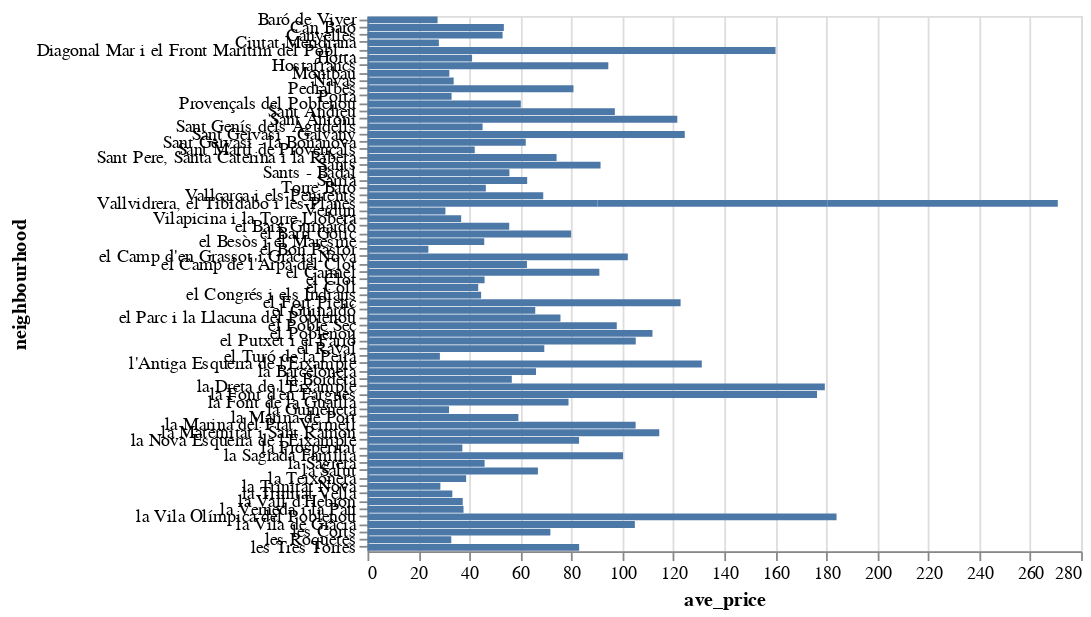

Specify this chart in Vega-Lite:
### Vega-Lite specification from a JSON file in a GitHub repository (floating-point values rounded to 4 significant figures)
{"config": {"view": {"width": 400, "height": 300}}, "data": {"name": "data-d6e5d9a84e03d0e30a221a07970c7f20"}, "mark": "bar", "encoding": {"tooltip": [{"type": "nominal", "field": "neighbourhood"}, {"type": "quantitative", "field": "ave_price"}, {"type": "quantitative", "field": "ave_polarity"}, {"type": "quantitative", "field": "count"}], "x": {"type": "quantitative", "field": "ave_price"}, "y": {"type": "nominal", "field": "neighbourhood"}}, "$schema": "https://vega.github.io/schema/vega-lite/v2.6.0.json", "datasets": {"data-d6e5d9a84e03d0e30a221a07970c7f20": [{"neighbourhood": "el Raval", "ave_price": 69.37, "ave_polarity": 0.2809, "count": 1085}, {"neighbourhood": "el Barri Gòtic", "ave_price": 79.89, "ave_polarity": 0.2993, "count": 855}, {"neighbourhood": "la Dreta de l'Eixample", "ave_price": 179.4, "ave_polarity": 0.3157, "count": 1555}, {"neighbourhood": "l'Antiga Esquerra de l'Eixample", "ave_price": 131.2, "ave_polarity": 0.2885, "count": 775}, {"neighbourhood": "la Nova Esquerra de l'Eixample", "ave_price": 83.01, "ave_polarity": 0.2622, "count": 605}, {"neighbourhood": "la Barceloneta", "ave_price": 66.12, "ave_polarity": 0.3302, "count": 249}, {"neighbourhood": "Sant Pere, Santa Caterina i la Ribera", "ave_price": 74.19, "ave_polarity": 0.3217, "count": 747}, {"neighbourhood": "el Fort Pienc", "ave_price": 122.9, "ave_polarity": 0.2768, "count": 415}, {"neighbourhood": "la Sagrada Família", "ave_price": 100.2, "ave_polarity": 0.2773, "count": 804}, {"neighbourhood": "Sant Antoni", "ave_price": 121.6, "ave_polarity": 0.2966, "count": 749}, {"neighbourhood": "el Poble Sec", "ave_price": 97.81, "ave_polarity": 0.2911, "count": 781}, {"neighbourhood": "la Marina de Port", "ave_price": 59.2, "ave_polarity": 0.3221, "count": 54}, {"neighbourhood": "el Clot", "ave_price": 45.94, "ave_polarity": 0.2422, "count": 124}, {"neighbourhood": "la Marina del Prat Vermell", "ave_price": 105.2, "ave_polarity": 0.2983, "count": 10}, {"neighbourhood": "la Font de la Guatlla", "ave_price": 78.87, "ave_polarity": 0.2677, "count": 95}, {"neighbourhood": "Hostafrancs", "ave_price": 94.49, "ave_polarity": 0.2656, "count": 204}, {"neighbourhood": "la Bordeta", "ave_price": 56.63, "ave_polarity": 0.2242, "count": 91}, {"neighbourhood": "Sants - Badal", "ave_price": 55.68, "ave_polarity": 0.2335, "count": 130}, {"neighbourhood": "Sants", "ave_price": 91.44, "ave_polarity": 0.2436, "count": 275}, {"neighbourhood": "les Corts", "ave_price": 71.75, "ave_polarity": 0.2382, "count": 167}, {"neighbourhood": "la Maternitat i Sant Ramon", "ave_price": 114.5, "ave_polarity": 0.22, "count": 106}, {"neighbourhood": "el Baix Guinardó", "ave_price": 55.61, "ave_polarity": 0.2403, "count": 99}, {"neighbourhood": "Pedralbes", "ave_price": 80.81, "ave_polarity": 0.2675, "count": 16}, {"neighbourhood": "Vallvidrera, el Tibidabo i les Planes", "ave_price": 90.29, "ave_polarity": 0.3418, "count": 14}, {"neighbourhood": "Vallvidrera, el Tibidabo i les Planes", "ave_price": 90.29, "ave_polarity": 0.3418, "count": 14}, {"neighbourhood": "Vallvidrera, el Tibidabo i les Planes", "ave_price": 90.29, "ave_polarity": 0.3418, "count": 14}, {"neighbourhood": "Sarrià", "ave_price": 62.65, "ave_polarity": 0.2645, "count": 23}, {"neighbourhood": "el Parc i la Llacuna del Poblenou", "ave_price": 75.71, "ave_polarity": 0.2794, "count": 191}, {"neighbourhood": "les Tres Torres", "ave_price": 83.04, "ave_polarity": 0.235, "count": 23}, {"neighbourhood": "Sant Gervasi - Galvany", "ave_price": 124.5, "ave_polarity": 0.287, "count": 238}, {"neighbourhood": "la Salut", "ave_price": 66.87, "ave_polarity": 0.237, "count": 75}, {"neighbourhood": "Sant Gervasi - la Bonanova", "ave_price": 62.1, "ave_polarity": 0.2229, "count": 30}, {"neighbourhood": "la Vila Olímpica del Poblenou", "ave_price": 184.0, "ave_polarity": 0.3063, "count": 155}, {"neighbourhood": "el Putxet i el Farró", "ave_price": 105.2, "ave_polarity": 0.2516, "count": 154}, {"neighbourhood": "el Coll", "ave_price": 43.45, "ave_polarity": 0.2463, "count": 29}, {"neighbourhood": "Vallcarca i els Penitents", "ave_price": 68.96, "ave_polarity": 0.2655, "count": 74}, {"neighbourhood": "la Vila de Gràcia", "ave_price": 104.9, "ave_polarity": 0.2906, "count": 769}, {"neighbourhood": "el Camp d'en Grassot i Gràcia Nova", "ave_price": 102.1, "ave_polarity": 0.2558, "count": 250}, {"neighbourhood": "Can Baró", "ave_price": 53.5, "ave_polarity": 0.2222, "count": 38}, {"neighbourhood": "el Guinardó", "ave_price": 65.82, "ave_polarity": 0.2389, "count": 124}, {"neighbourhood": "la Font d'en Fargues", "ave_price": 176.4, "ave_polarity": 0.2439, "count": 8}, {"neighbourhood": "la Teixonera", "ave_price": 38.7, "ave_polarity": 0.2232, "count": 20}, {"neighbourhood": "Sant Genís dels Agudells", "ave_price": 45.15, "ave_polarity": 0.2237, "count": 13}, {"neighbourhood": "Montbau", "ave_price": 32.1, "ave_polarity": 0.2079, "count": 10}, {"neighbourhood": "Baró de Viver", "ave_price": 27.5, "ave_polarity": 0.3617, "count": 2}, {"neighbourhood": "el Carmel", "ave_price": 90.97, "ave_polarity": 0.2241, "count": 75}, {"neighbourhood": "la Vall d'Hebron", "ave_price": 37.36, "ave_polarity": 0.2257, "count": 11}, {"neighbourhood": "Vilapicina i la Torre Llobeta", "ave_price": 36.76, "ave_polarity": 0.2114, "count": 41}, {"neighbourhood": "Porta", "ave_price": 33.0, "ave_polarity": 0.2588, "count": 23}, {"neighbourhood": "el Turó de la Peira", "ave_price": 28.4, "ave_polarity": 0.3457, "count": 10}, {"neighbourhood": "el Poblenou", "ave_price": 111.8, "ave_polarity": 0.3095, "count": 335}, {"neighbourhood": "Horta", "ave_price": 41.03, "ave_polarity": 0.2277, "count": 29}, {"neighbourhood": "la Guineueta", "ave_price": 32.0, "ave_polarity": 0.2073, "count": 6}, {"neighbourhood": "Canyelles", "ave_price": 53.0, "ave_polarity": 0.2026, "count": 4}, {"neighbourhood": "les Roquetes", "ave_price": 32.87, "ave_polarity": 0.2001, "count": 15}, {"neighbourhood": "Verdun", "ave_price": 30.58, "ave_polarity": 0.2131, "count": 19}, {"neighbourhood": "la Prosperitat", "ave_price": 37.22, "ave_polarity": 0.1328, "count": 9}, {"neighbourhood": "el Bon Pastor", "ave_price": 23.89, "ave_polarity": 0.2177, "count": 9}, {"neighbourhood": "la Trinitat Nova", "ave_price": 28.6, "ave_polarity": 0.171, "count": 5}, {"neighbourhood": "Torre Baró", "ave_price": 46.43, "ave_polarity": 0.2659, "count": 7}, {"neighbourhood": "Ciutat Meridiana", "ave_price": 28.0, "ave_polarity": 0.2053, "count": 9}, {"neighbourhood": "la Trinitat Vella", "ave_price": 33.29, "ave_polarity": 0.2103, "count": 7}, {"neighbourhood": "Sant Andreu", "ave_price": 97.06, "ave_polarity": 0.2439, "count": 52}, {"neighbourhood": "la Sagrera", "ave_price": 45.95, "ave_polarity": 0.2329, "count": 64}, {"neighbourhood": "el Congrés i els Indians", "ave_price": 44.59, "ave_polarity": 0.209, "count": 41}, {"neighbourhood": "Navas", "ave_price": 33.81, "ave_polarity": 0.1954, "count": 54}, {"neighbourhood": "el Camp de l'Arpa del Clot", "ave_price": 62.56, "ave_polarity": 0.2331, "count": 233}, {"neighbourhood": "Diagonal Mar i el Front Marítim del Poblenou", "ave_price": 160.1, "ave_polarity": 0.2934, "count": 126}, {"neighbourhood": "el Besòs i el Maresme", "ave_price": 45.81, "ave_polarity": 0.2301, "count": 164}, {"neighbourhood": "Provençals del Poblenou", "ave_price": 60.15, "ave_polarity": 0.259, "count": 79}, {"neighbourhood": "Sant Martí de Provençals", "ave_price": 42.08, "ave_polarity": 0.267, "count": 74}, {"neighbourhood": "la Verneda i la Pau", "ave_price": 37.68, "ave_polarity": 0.2411, "count": 47}]}}
